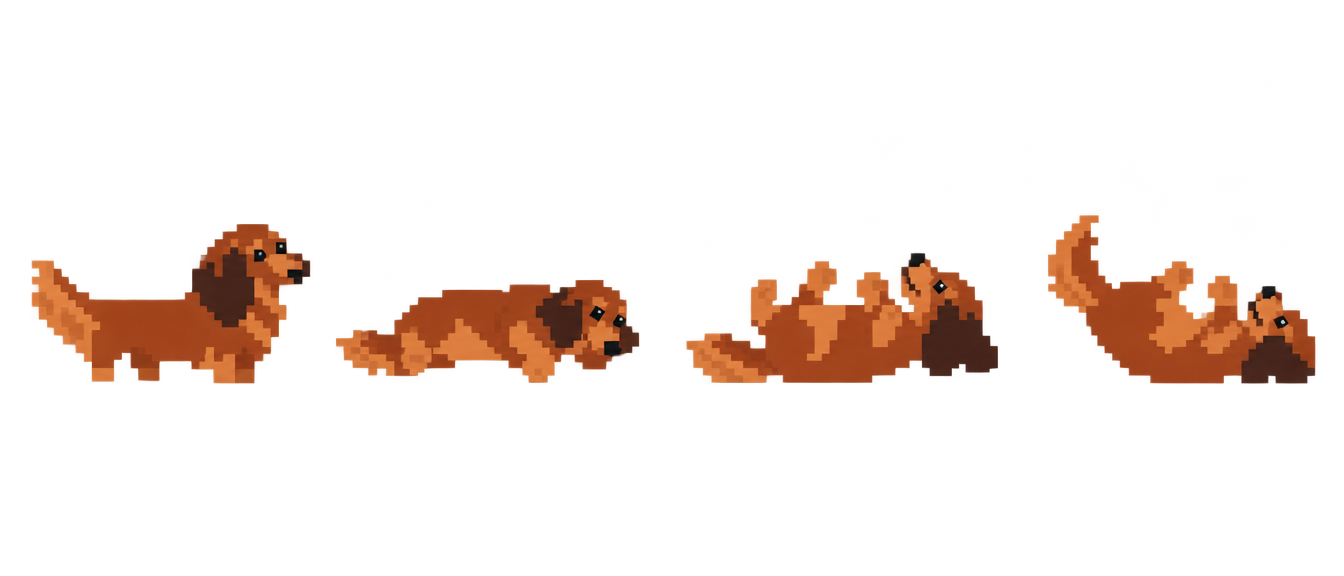
#> input picture art/listy/valeni.png, 1344 x 576 px
$ python -i obdobi.py   (imports and definitions only)
#> lines starting #> are read from the running program, lines starting #| are printed output that depends on the picture; after the words box and inside, x2 and y2 are one past the last pixel; in counts of white or black regions, pixels touching at a corner belong together
#!/usr/bin/env python3
"""Roční období (zvyky skutečné Julie, Karel 10. 10. 2026): na podzim skákala do hromádek
listí, v zimě do závějí, že jí koukal jen ocas. Rozřeže listy z Higgsfieldu art/listy/podzim.png
(varianta 1) a art/listy/zima.png (varianta 2, Karel vybral 11. 10.) na snímky v art/sprity/;
skok obloukem (snímek „skok“) se hodí do listí i do sněhu.

Každý list: stojící Julie (měřítko), hromádka/závěj, skok/zanoření, uvnitř, otřepání.
Snímky se dělí podle prázdných sloupců (poletující listí a sníh zůstanou u svého snímku).
Programem se navíc dělají nižší hromádky (listi_hromada1–2) a druhá poloha ocasu (snih_ocas1).

    python3 art/obdobi.py
"""
import os
from PIL import Image
import rozrez as r

TU = os.path.dirname(os.path.abspath(__file__))
SPR = os.path.join(TU, "sprity")
LISTI = [(246, 200, 48), (236, 128, 28), (206, 46, 32), (150, 30, 26), (118, 146, 40)]
SNIH = [(250, 252, 255), (222, 232, 244), (176, 194, 218), (118, 138, 170)]
LISTY = {
    "podzim": [None, "listi_hromada", "skok", "listi_uvnitr", "listi_otrepani"],
    "zima": [None, "snih_zavej", "snih_nori", "snih_ocas0", "snih_otrepani"],
}


# [13 lines left out: function paleta, not called in this run]


def snimky(path):
#> called with path = 'listy/valeni.png'
    im = Image.open(path).convert("RGBA")
#> im is the input picture: PIL image 1344x576 RGBA; mean R, G, B, A 67.6, 33.6, 15.5, 29.3
    a = im.getchannel("A").point(lambda v: 255 if v >= 150 else 0)
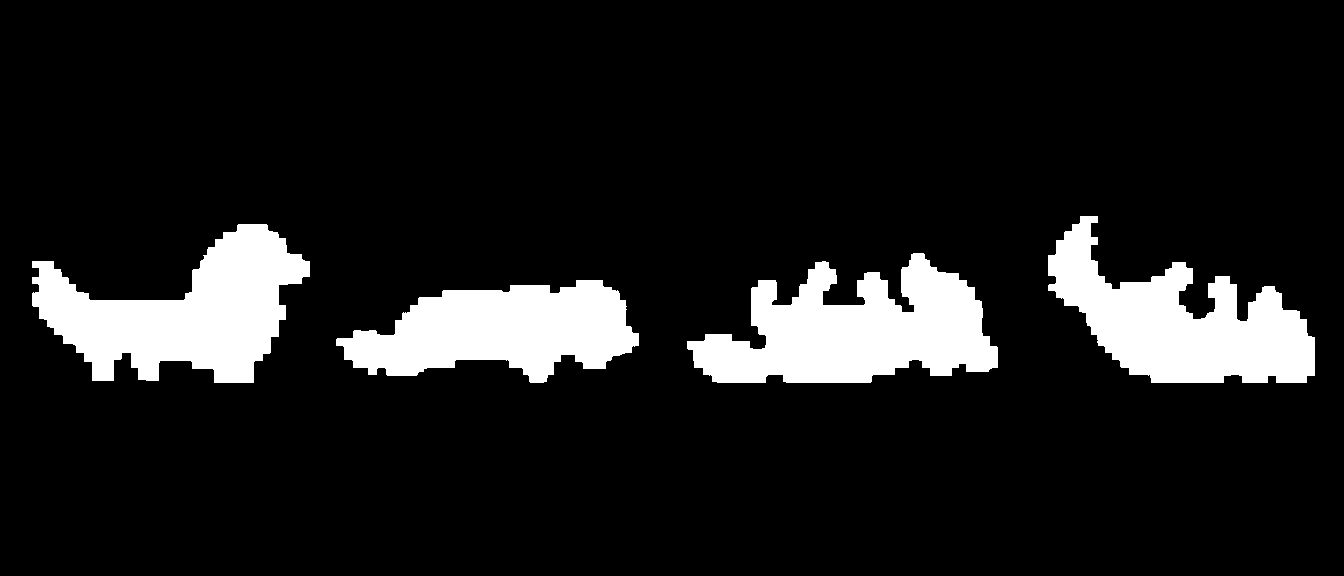
#> a: PIL image 1344x576 L; 11.5% white; 4 white regions, box (x1, y1, x2, y2) and area: (687, 253, 998, 383) 24317, (32, 224, 310, 383) 23230, (1048, 216, 1315, 383) 22134, (336, 280, 639, 383) 19609
    im.putalpha(a)
    px = a.load()
    w, h = a.size
#> w = 1344; h = 576
    plne = [any(px[x, y] for y in range(0, h, 2)) for x in range(w)]
#> plne = 1344 items, first 6: False, False, False, False, False, False
    useky, x = [], 0
    while x < w:
        if plne[x]:
            s = x
            while x < w and plne[x]:
                x += 1
            useky.append([s, x])
        else:
            x += 1
#> after the loop, useky = [[32, 310], [336, 639], [687, 998], [1048, 1315]]; x = 1344
    spojene = [useky[0]]
#> spojene = [[32, 310]]
    for s, e in useky[1:]:                 # kousek listí nebo sněhu kousek vedle patří k snímku
        if s - spojene[-1][1] < 18:
            spojene[-1][1] = e
        else:
            spojene.append([s, e])
#> this loop made 3 passes
#> after the loop, spojene = [[32, 310], [336, 639], [687, 998], [1048, 1315]]
    out = []
    for s, e in spojene:
        if e - s > 25:
            c = im.crop((s, 0, e, h))
            out.append(c.crop(c.getchannel("A").getbbox()))
#> this loop made 4 passes
#> pass 1, in snimky, `c = im.crop((s, 0, e, h))`:
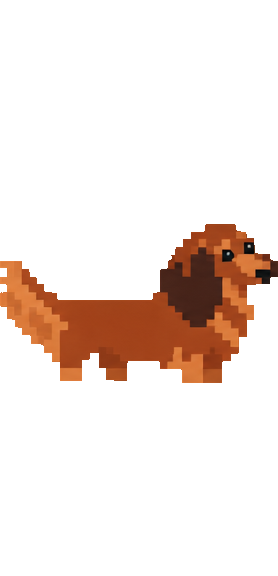
#> c: PIL image 278x576 RGBA; mean R, G, B, A 72.1, 35.1, 15.6, 37; transparent parts drawn white
#> pass 2, in snimky, `c = im.crop((s, 0, e, h))`:
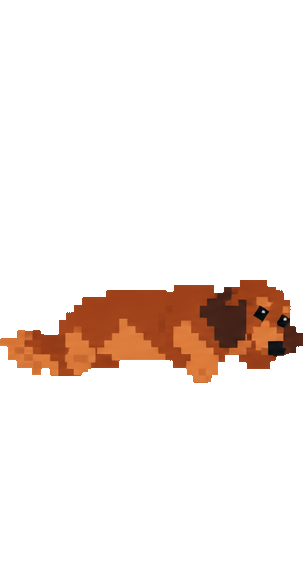
#> c: PIL image 303x576 RGBA; mean R, G, B, A 64.2, 31.2, 14, 28.7; transparent parts drawn white
#> pass 3, in snimky, `c = im.crop((s, 0, e, h))`:
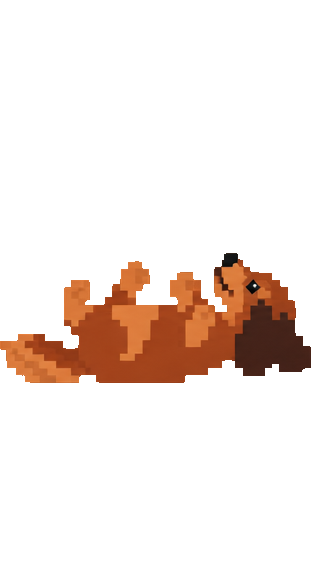
#> c: PIL image 311x576 RGBA; mean R, G, B, A 69.1, 35, 16.7, 34.6; transparent parts drawn white
#> after the loop:
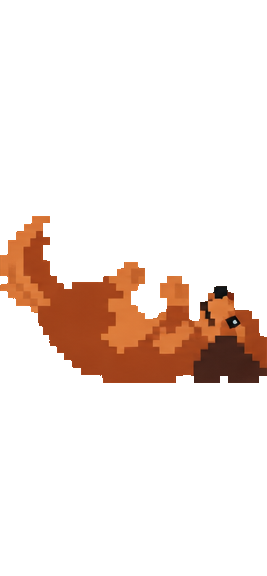
#> c: PIL image 267x576 RGBA; mean R, G, B, A 70.2, 34.7, 16.1, 36.7; transparent parts drawn white
#> after the loop, out = 4 items
    return out


# [25 lines left out: function osamele, not called in this run]


def nizsi(im, podil):
    """Nižší hromádka: stejně široká, svisle stlačená (obrys zůstane oblý)."""
    return im.resize((im.width, max(2, round(im.height * podil))), Image.NEAREST)


# [48 lines left out: functions ocas_jinam, main, not called in this run]


# [2 lines not run here, left out]

>>> result = snimky('listy/valeni.png')
#> result = 4 items
